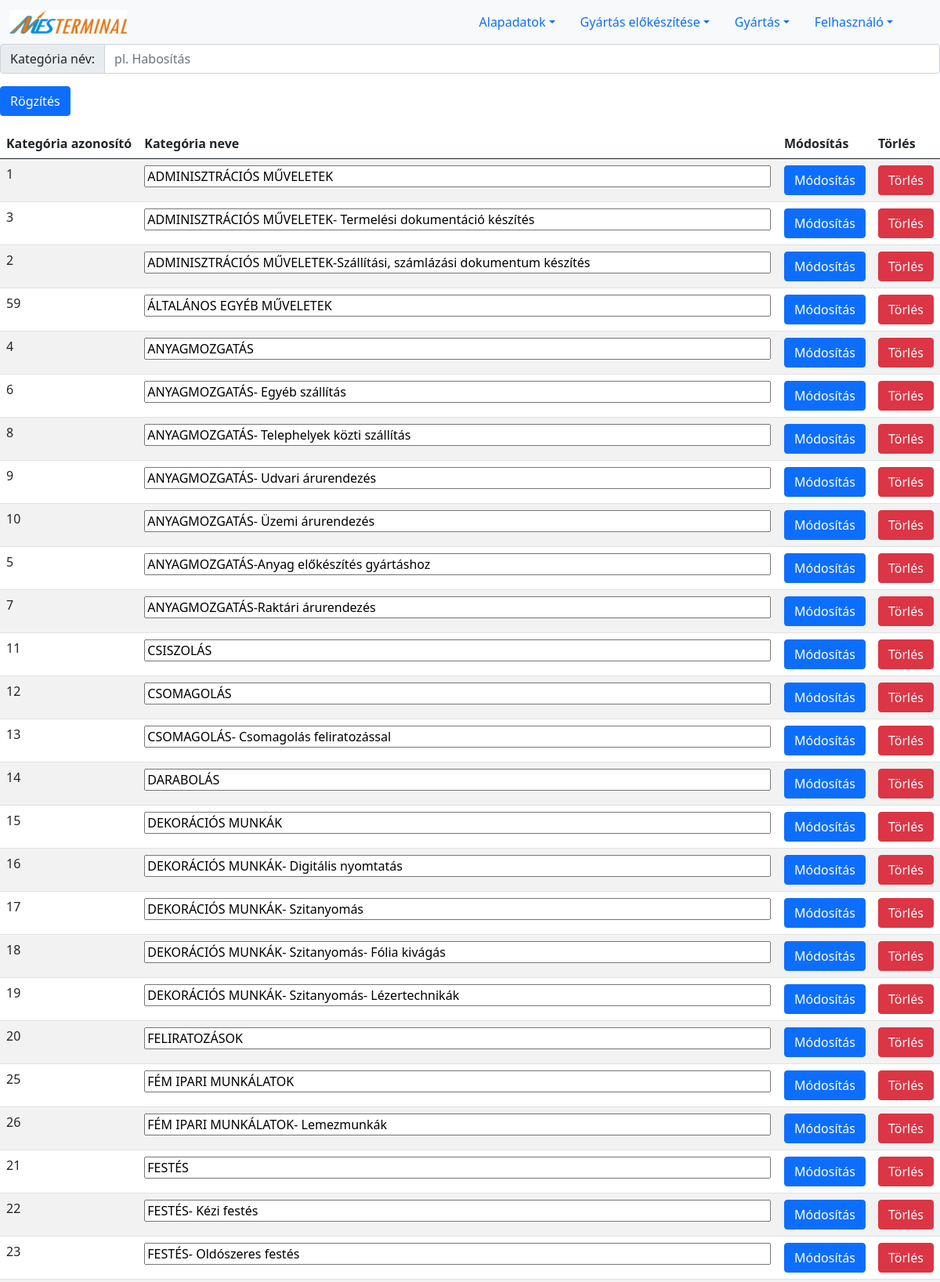
The app's page /category.php (upper part) with its own data.
### tables this page shows
CREATE TABLE `category` (
  `ID` int(11) NOT NULL AUTO_INCREMENT,
  `name` varchar(255) NOT NULL,
  PRIMARY KEY (`ID`)
);

### lists/listCategory.php (the view, shortened to what this page needs)
<?php
include "connection.php";
$sql="SELECT * from `category` order by name ASC";
$reultErrors = $conn -> query($sql);
if ($reultErrors->num_rows > 0) {
    print '
    <div style="overflow: hidden">
    <table class="table table-striped">
        <thead>
        <tr>
            <th scope="col">Kategória azonosító</th>
            <th scope="col">Kategória neve</th>
            <th scope="col">Módosítás</th>
            <th scope="col">Törlés</th>
        </tr>
        </thead>
        <tbody>
        ';
    while($row = $reultErrors->fetch_assoc()) {
        print '
            <tr>
            <form action="feldolgozok/modifyCategory.php" method="POST">
            <td>'.$row["ID"].'</td>
            <td><input type="text" name="category_name" style="width:800px" value="'.$row["name"].'"></td>
            <td><Button type="submit" name="category_id" value="'.$row["ID"].'" class="btn btn-primary">Módosítás</button>
            </form>
            <form action="feldolgozok/deleteCategory.php" method="POST">
            <td><Button type="submit" name="category_id" value="'.$row["ID"].'" class="btn btn-danger">Törlés</button>
            </form>
            </tr>';
    }
    print '
        </tbody>
        </table>
        </div>';
}
?>

### records on screen
category: ID "1", category_name "ADMINISZTRÁCIÓS MŰVELETEK"
category: ID "3", category_name "ADMINISZTRÁCIÓS MŰVELETEK- Termelési dokumentáció készítés"
category: ID "2", category_name "ADMINISZTRÁCIÓS MŰVELETEK-Szállítási, számlázási dokumentum készítés"
category: ID "59", category_name "ÁLTALÁNOS EGYÉB MŰVELETEK"
category: ID "4", category_name "ANYAGMOZGATÁS"
category: ID "6", category_name "ANYAGMOZGATÁS- Egyéb szállítás"
category: ID "8", category_name "ANYAGMOZGATÁS- Telephelyek közti szállítás"
category: ID "9", category_name "ANYAGMOZGATÁS- Udvari árurendezés"
category: ID "10", category_name "ANYAGMOZGATÁS- Üzemi árurendezés"
category: ID "5", category_name "ANYAGMOZGATÁS-Anyag előkészítés gyártáshoz"
category: ID "7", category_name "ANYAGMOZGATÁS-Raktári árurendezés"
category: ID "11", category_name "CSISZOLÁS"
category: ID "12", category_name "CSOMAGOLÁS"
category: ID "13", category_name "CSOMAGOLÁS- Csomagolás feliratozással"
category: ID "14", category_name "DARABOLÁS"
category: ID "15", category_name "DEKORÁCIÓS MUNKÁK"
category: ID "16", category_name "DEKORÁCIÓS MUNKÁK- Digitális nyomtatás"
category: ID "17", category_name "DEKORÁCIÓS MUNKÁK- Szitanyomás"
category: ID "18", category_name "DEKORÁCIÓS MUNKÁK- Szitanyomás- Fólia kivágás"
category: ID "19", category_name "DEKORÁCIÓS MUNKÁK- Szitanyomás- Lézertechnikák"
category: ID "20", category_name "FELIRATOZÁSOK"
category: ID "25", category_name "FÉM IPARI MUNKÁLATOK"
category: ID "26", category_name "FÉM IPARI MUNKÁLATOK- Lemezmunkák"
category: ID "21", category_name "FESTÉS"
category: ID "22", category_name "FESTÉS- Kézi festés"
category: ID "23", category_name "FESTÉS- Oldószeres festés"
